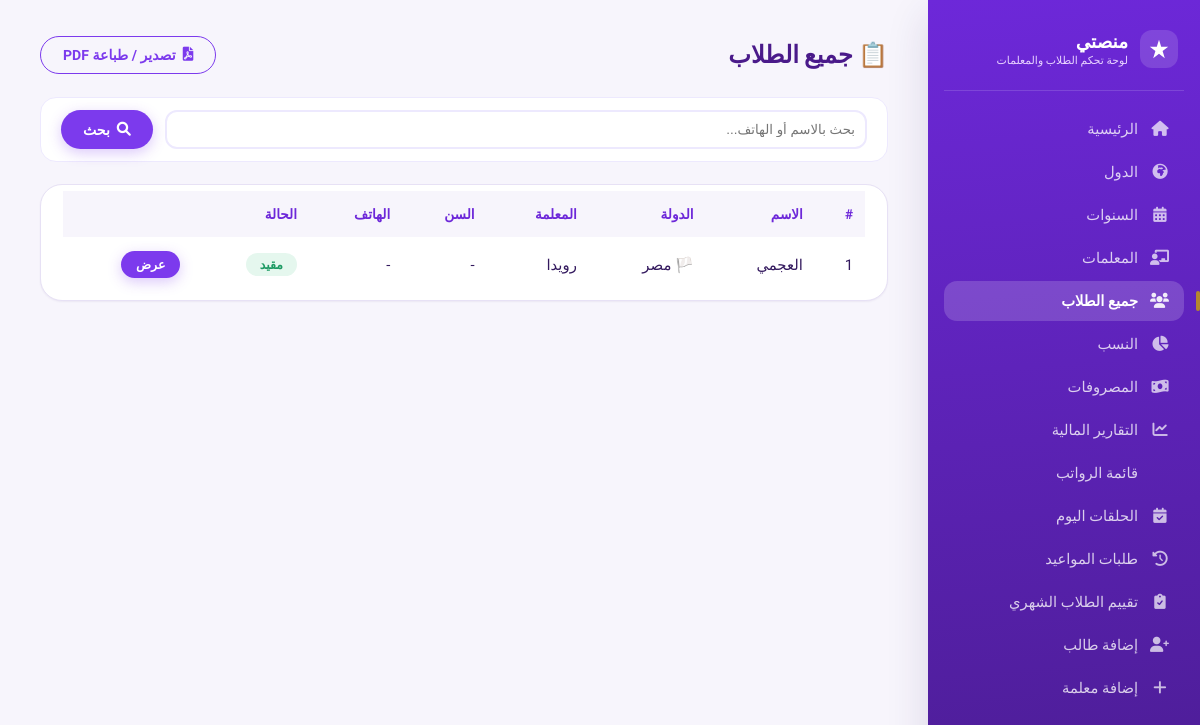
/all-students/ (signed in), run on the app's committed database.
### core/models.py (models this page shows, shortened)
class Student(models.Model):
    STATUS_CHOICES = [('active', 'مقيد'), ('inactive', 'غير مقيد')]
    PAYMENT_STATUS_CHOICES = [('paid', 'مدفوع'), ('pending', 'مستحق'), ('overdue', 'متأخر')]
    ENROLLMENT_TYPE_CHOICES = [('new', 'طالب جديد'), ('existing', 'طالب مسجل من قبل')]
    SOURCE_CHOICES = [
        ('ad', 'إعلان'),
        ('referral', 'توصية'),
        ('website', 'الموقع'),
        ('social_media', 'سوشيال ميديا'),
        ('other', 'أخرى'),
    ]
    country = models.ForeignKey(Country, on_delete=models.CASCADE, related_name='students', verbose_name="الدولة")
    teacher = models.ForeignKey(Teacher, on_delete=models.SET_NULL, null=True, blank=True, related_name='students', verbose_name="المعلمة")
    name = models.CharField(max_length=255, verbose_name="اسم الطالب")
    age = models.PositiveIntegerField(null=True, blank=True, verbose_name="السن")
    phone = models.CharField(max_length=20, blank=True, null=True, verbose_name="رقم الهاتف")
    governorate = models.CharField(max_length=100, blank=True, null=True, verbose_name="المحافظة")
    package_name = models.CharField(max_length=100, blank=True, null=True, verbose_name="اسم الباقة")
    lessons_count = models.PositiveIntegerField(default=4, verbose_name="عدد الحلقات")
    subscription_fee = models.DecimalField(max_digits=10, decimal_places=2, default=0, verbose_name="قيمة الاشتراك")
    month = models.CharField(max_length=20, verbose_name="الشهر")
    start_date = models.DateField(default=timezone.now, verbose_name="تاريخ بداية الاشتراك")
    end_date = models.DateField(null=True, blank=True, verbose_name="تاريخ نهاية الاشتراك")
    last_payment_date = models.DateField(null=True, blank=True, verbose_name="آخر دفعة")
    payment_status = models.CharField(max_length=20, choices=PAYMENT_STATUS_CHOICES, default='pending', verbose_name="حالة الدفع")
    status = models.CharField(max_length=20, choices=STATUS_CHOICES, default='active', verbose_name="الحالة")
    notes = models.TextField(blank=True, null=True, verbose_name="ملاحظات عامة")
    join_date = models.DateField(default=timezone.now, verbose_name="تاريخ التسجيل")
    enrollment_type = models.CharField(
        max_length=20, choices=ENROLLMENT_TYPE_CHOICES, default='new',
        verbose_name="نوع التسجيل"
    )
    acquisition_source = models.CharField(
        max_length=20, choices=SOURCE_CHOICES, blank=True, null=True,
        verbose_name="مصدر الطالب (لو جديد)"
    )
    class Meta:
        verbose_name = "طالب"
        verbose_name_plural = "الطلاب"
        ordering = ['name']

class Country(models.Model):
    name = models.CharField(max_length=100, unique=True, verbose_name="اسم الدولة")
    flag_icon = models.CharField(max_length=50, default='🏳️', verbose_name="أيقونة العلم")
    is_active = models.BooleanField(default=True, verbose_name="نشط")
    class Meta:
        verbose_name = "دولة"
        verbose_name_plural = "الدول"
        ordering = ['name']

class Teacher(models.Model):
    name = models.CharField(max_length=255, verbose_name="اسم المعلمة")
    age = models.PositiveIntegerField(null=True, blank=True, verbose_name="السن")
    phone = models.CharField(max_length=20, blank=True, null=True, verbose_name="رقم الهاتف")
    whatsapp = models.CharField(max_length=20, blank=True, null=True, verbose_name="واتساب")
    governorate = models.CharField(max_length=100, blank=True, null=True, verbose_name="المحافظة")
    hire_date = models.DateField(null=True, blank=True, verbose_name="تاريخ بداية العمل")
    user = models.OneToOneField(
        settings.AUTH_USER_MODEL, null=True, blank=True,
        on_delete=models.SET_NULL, related_name='teacher_profile',
        verbose_name="حساب الدخول"
    )
    commission_percent = models.DecimalField(
        max_digits=5, decimal_places=2, default=60,
        verbose_name="نسبة المعلمة من الاشتراكات (%)"
    )
    fixed_salary = models.DecimalField(
        max_digits=10, decimal_places=2, null=True, blank=True,
        verbose_name="راتب مثبت (بدل النسبة)"
    )
    class Meta:
        verbose_name = "معلمة"
        verbose_name_plural = "المعلمات"
        ordering = ['name']

### core/views.py (the view)
# urls.py: path('all-students/', views.all_students, name='all_students'),
@staff_member_required
def all_students(request):
    students = Student.objects.select_related('country', 'teacher').all().order_by('name')
    q = request.GET.get('q', '').strip()
    if q:
        students = students.filter(Q(name__icontains=q) | Q(phone__icontains=q))
    return render(request, 'core/all_students.html', {'students': students})

### templates/core/all_students.html (shortened to what this page needs)
{% extends 'core/base.html' %}
{% block content %}
<div class="flex" style="justify-content: space-between; flex-wrap: wrap;">
    <h2 style="color:#4a1a8a;">📋 جميع الطلاب</h2>
    <button onclick="window.print()" class="btn btn-outline"><i class="fas fa-file-pdf"></i> تصدير / طباعة PDF</button>
</div>
<form method="GET" style="margin:20px 0;">
    <div style="display:flex; gap:12px; background:white; padding:12px 20px; border-radius:16px; border:1px solid #ede9fe;">
        <input type="text" name="q" placeholder="بحث بالاسم أو الهاتف..." value="{{ request.GET.q }}" style="flex:1; padding:10px; border-radius:12px; border:2px solid #ede9fe;">
        <button type="submit" class="btn btn-primary"><i class="fas fa-search"></i> بحث</button>
    </div>
</form>
<div class="table-container">
    <table>
        <thead><tr><th>#</th><th>الاسم</th><th>الدولة</th><th>المعلمة</th><th>السن</th><th>الهاتف</th><th>الحالة</th><th></th></tr></thead>
        <tbody>
            {% for student in students %}
            <tr class="{% if student.status == 'inactive' %}status-inactive-row{% endif %}">
                <td>{{ forloop.counter }}</td>
                <td>{{ student.name }}</td>
                <td>{{ student.country.flag_icon }} {{ student.country.name }}</td>
                <td>{{ student.teacher.name|default:"-" }}</td>
                <td>{{ student.age|default:"-" }}</td>
                <td>{{ student.phone|default:"-" }}</td>
                <td>{% if student.status == 'active' %}<span class="status-active">مقيد</span>{% else %}<span class="status-inactive">غير مقيد</span>{% endif %}</td>
                <td><a href="{% url 'student_detail' student.id %}" class="btn btn-primary btn-sm">عرض</a></td>
            </tr>
            {% empty %}
            <tr><td colspan="8" style="text-align:center;">لا يوجد طلاب مطابقين.</td></tr>
            {% endfor %}
        </tbody>
    </table>
</div>
{% endblock %}

### templates/core/base.html (style rules this page uses)
:root { --violet-50: #F7F5FC; --violet-100: #EEE9FA; --violet-200: #DDD3F5; --violet-400: #A78BFA; --violet-500: #8B5CF6; --violet-600: #7C3AED; --violet-700: #6D28D9; --ink: #33195E; --ink-muted: #746A93; --gold: #B4872E; --gold-soft: #FBF2E2; --green: #1D9A63; --green-soft: #E5F7EE; --red: #DC3545; --red-soft: #FDEBEC; --amber: #B87F16; --amber-soft: #FCF3DC; --paper: #FFFFFF; --page-bg: var(--violet-50); --border: #E7E1F5; --radius-sm: 10px; --radius-md: 16px; --radius-lg: 22px; --radius-pill: 999px; --shadow-sm: 0 1px 2px rgba(51, 25, 94, 0.06); --shadow-md: 0 8px 24px rgba(51, 25, 94, 0.08); --shadow-lg: 0 16px 40px rgba(51, 25, 94, 0.14); --font-display: 'Cairo', sans-serif; --font-body: 'Tajawal', sans-serif; }
* { margin: 0; padding: 0; box-sizing: border-box; }
body { font-family: var(--font-body); background: var(--page-bg); color: var(--ink); display: flex; min-height: 100vh; -webkit-font-smoothing: antialiased; }
h1, h2, h3, h4 { font-family: var(--font-display); }
a { color: inherit; }
.table-container { background: #fff; border-radius: var(--radius-lg); padding: 6px 22px 8px; border: 1px solid var(--border); margin-top: 22px; overflow-x: auto; box-shadow: var(--shadow-sm); }
table { width: 100%; border-collapse: collapse; font-size: 0.93rem; }
table th { background: var(--violet-50); color: var(--violet-700); padding: 15px 12px; text-align: right; font-weight: 700; font-size:0.85rem; }
table td { padding: 14px 12px; border-bottom: 1px solid #F2EEFA; vertical-align:middle; }
table tbody tr:last-child td { border-bottom:none; }
.status-active { background: var(--green-soft); color: var(--green); padding: 4px 14px; border-radius: 30px; font-weight: 700; font-size: 0.78rem; display: inline-block; }
.btn { display: inline-flex; align-items:center; gap:7px; padding: 10px 22px; border-radius: 30px; font-weight: 700; text-decoration: none; font-size: 0.88rem; transition: .18s ease; border: none; cursor: pointer; font-family: var(--font-body); }
.btn-primary { background: var(--violet-600); color: #fff; box-shadow: 0 4px 14px rgba(124,58,237,.28); }
.btn-outline { background: transparent; border: 1.6px solid var(--violet-600); color: var(--violet-600); }
.btn-sm { padding: 6px 15px; font-size: 0.78rem; }
.flex { display: flex; align-items: center; gap: 12px; flex-wrap: wrap; }

### data on the page
Student: name "العجمي", country.flag_icon "🏳️", country.name "مصر", teacher.name "رويدا", age "-", phone "-", status "مقيد"
